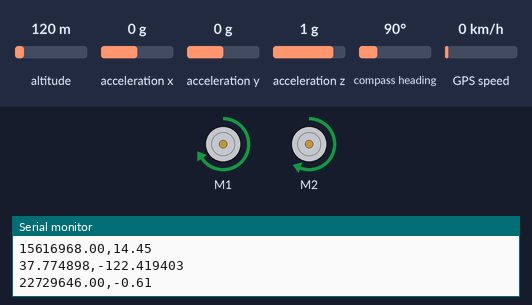
Recording of a sketch running on a simulated Arduino Uno, built with avr-gcc and run on an emulated ATmega328P. Parts: 2 × DC motor (green arrow = forward, orange = backward, longer = faster), the last lines printed to the serial monitor. Inputs (shaded band) come from the test bench; at power-on: compass heading 90°, altitude 120 m, acceleration x 0 g, acceleration y 0 g, acceleration z 1 g, GPS speed 0 km/h. The GPS gets a fix after 3 s at 37.7749, -122.4194 with 8 satellites.

Above: at 4.1 s.
4.2 s: compass heading set to 7°
At 6.0 s:
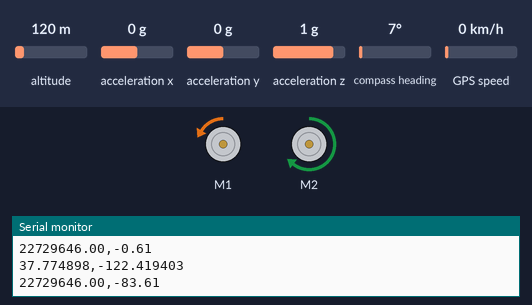
6.5 s: compass heading set to 180°
At 7.9 s:
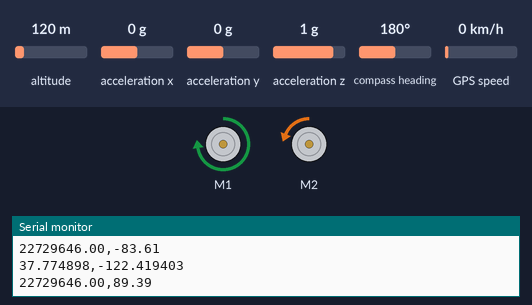
8.5 s: compass heading set to 269°
At 9.8 s:
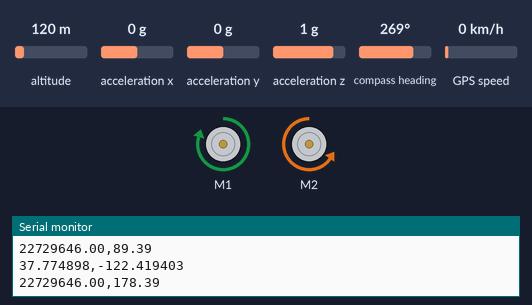
10.5 s: compass heading set to 352°
At 11.8 s:
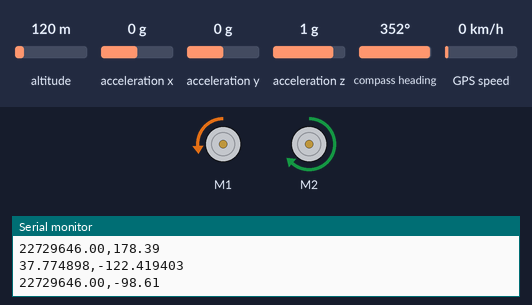
12.5 s: compass heading set to 1°
At 15.5 s:
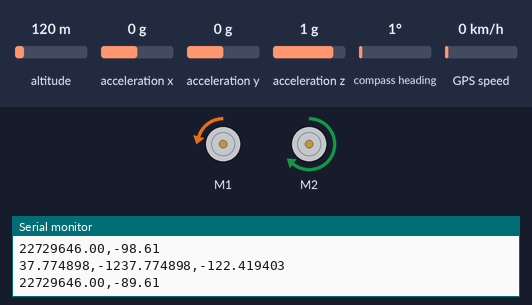
16.5 s: compass heading set to 90°
At 17.4 s:
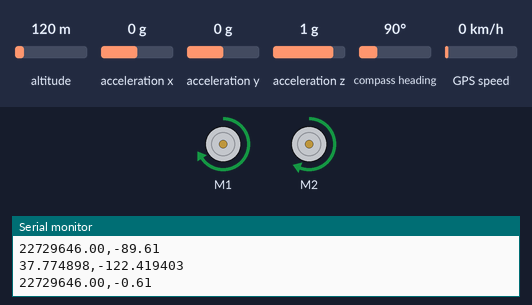
Timing chart, 0 to 19.5 s (numbered marks = the images above; inputs shaded):
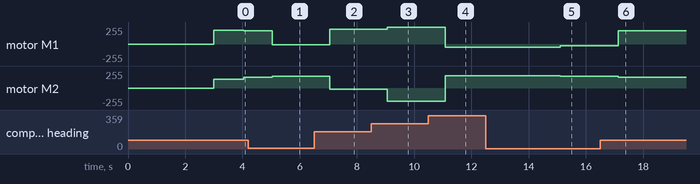

The sketch:

2_mission_GPS.ino
```cpp
#include <Wire.h>
#include <Adafruit_Sensor.h>
#include <Adafruit_BNO055.h>
#include <Adafruit_MotorShield.h>
#include <TinyGPS++.h>
#include<SoftwareSerial.h>

Adafruit_BNO055 bno = Adafruit_BNO055(55);

Adafruit_MotorShield AFMS = Adafruit_MotorShield();
Adafruit_DCMotor *motorRight = AFMS.getMotor(1);
Adafruit_DCMotor *motorLeft = AFMS.getMotor(2);

TinyGPSPlus tinyGPS;
SoftwareSerial gps(6,7);

double robot_rotation, goal_direction, direction_error, distance_error;
double robot_position_lat, robot_position_lng;
double position_lat_error, position_lng_error;
double mP, motorR_power, motorL_power;
int int_motorR_power, int_motorL_power;

double Kp = 1.4;
double Kp_forward = 200;
double goal_position_lat = 35.004695;
double goal_position_lng = 135.886764;


void setup( ) {
  Serial.begin(9600);
  AFMS.begin();
  gps.begin(9600);
  delay(2000);

  if (!bno.begin()) {
    Serial.print("ERROR, no BNO055 detected...");
    while (1);
  }
  smartDelay(1000);
  robot_position_lat = tinyGPS.location.lat();
  robot_position_lng = tinyGPS.location.lng();

  bno.setExtCrystalUse(true);

}
void loop( ) {

  sensors_event_t event;
  bno.getEvent(&event);

  robot_rotation = event.orientation.x;
  //  Serial.print(robot_rotation);
  //  Serial.print(",");

  robot_position_lat = tinyGPS.location.lat();
  robot_position_lng = tinyGPS.location.lng();

  distance_error = convertToGoalDistance(robot_position_lat, robot_position_lng, goal_position_lat, goal_position_lng);

  Serial.print(tinyGPS.location.lat(), 6);
  Serial.print(",");
  Serial.println(tinyGPS.location.lng(), 6);

  if (distance_error < 5) {
    motor(0, 0);
    Serial.print("Goal!!");
    delay(3000);
  }


  position_lat_error = goal_position_lat - robot_position_lat;
  position_lng_error = goal_position_lng - robot_position_lng;
  goal_direction = atan2(position_lng_error, position_lat_error) * 180 / M_PI;

  direction_error = convertToGoalCoordinates(goal_direction, robot_rotation);

  Serial.print(distance_error);
  Serial.print(",");
  Serial.println(direction_error);

  mP = (1 - abs(direction_error) / 180);
  //  mP = 1/ (1 + exp((abs(direction_error)-50)/10));

  motorR_power =  Kp * direction_error + mP * Kp_forward;
  motorL_power = -Kp * direction_error + mP * Kp_forward;

  int_motorR_power = (int) motorR_power;
  int_motorL_power = (int) motorL_power;

  //  Serial.print(int_motorR_power);
  //  Serial.print(",");
  //  Serial.println(int_motorL_power);
  Serial.println("");

  motor(int_motorR_power, int_motorL_power);
  smartDelay(1000);

}


double convertToGoalDistance(double Rlat, double Rlng, double Glat, double Glng) {
  double dis_lat, dis_lng, distance;
  dis_lat = (Glat - Rlat) * 110.94297;
  dis_lng = 111.3162 * cos(Rlat * M_PI / 180) * (Glng - Rlng);
  distance = sqrt(pow(dis_lat, 2) + pow(dis_lng, 2)) * 1000;
  return distance;
}

double convertToGoalCoordinates(double goal_direction, double robot_direction) {
  double robot_relative_direction;

  if (robot_direction > 180) {
    robot_direction = robot_direction - 360 ;
  }

  robot_relative_direction = robot_direction - goal_direction;
  if (robot_relative_direction > 180) {
    robot_relative_direction = robot_relative_direction - 360;
  } else if (robot_relative_direction < -180) {
    robot_relative_direction = robot_relative_direction + 360;
  }

  //  Serial.print("X: ");
  //  Serial.print(robot_direction, 4);
  //  Serial.print(" X: ");
  //  Serial.println(robot_relative_direction, 4);

  return robot_relative_direction;
}

void motor(int rightPower, int leftPower) {
  if (rightPower > 255) rightPower = 255;
  if (rightPower < -255) rightPower = -255;
  if (leftPower > 255) leftPower = 255;
  if (leftPower < -255) leftPower = -255;

  leftPower = leftPower * 0.8;

  if (rightPower > 0 && leftPower > 0) {
    motorRight  -> run(FORWARD);
    motorLeft   -> run(FORWARD);
    motorRight  -> setSpeed(rightPower);
    motorLeft   -> setSpeed(leftPower);
  }
  else if (rightPower > 0 && leftPower < 0) {
    motorRight  -> run(FORWARD);
    motorLeft   -> run(BACKWARD);
    motorRight  -> setSpeed(rightPower);
    motorLeft   -> setSpeed(-leftPower);
  }
  else if (rightPower < 0 && leftPower > 0) {
    motorRight  -> run(BACKWARD);
    motorLeft   -> run(FORWARD);
    motorRight  -> setSpeed(-rightPower);
    motorLeft   -> setSpeed(leftPower);
  }
  else if (rightPower < 0 && leftPower < 0) {
    motorRight  -> run(BACKWARD);
    motorLeft   -> run(BACKWARD);
    motorRight  -> setSpeed(-rightPower);
    motorLeft   -> setSpeed(-leftPower);
  }
  else {
    Serial.print("Stop!!");
    motorRight ->run(RELEASE);
    motorLeft  ->run(RELEASE);
  }
}

void smartDelay(unsigned long ms) {
  unsigned long start = millis();
  do {
    while (gps.available())
      tinyGPS.encode(gps.read());
  } while (millis() - start < ms);
}
```

Measured:
- after the input at 4.2 s, motor M1: forward 198/255 → backward 9/255 after 0.85 s; motor M2: forward 160/255 → forward 179/255 after 0.85 s
- after the input at 6.5 s, motor M1: backward 9/255 → forward 225/255 after 0.56 s; motor M2: forward 179/255 → backward 19/255 after 0.56 s
- after the input at 8.5 s, motor M1: forward 225/255 → forward 251/255 after 0.57 s; motor M2: backward 19/255 → backward 197/255 after 0.57 s
- after the input at 10.5 s, motor M1: forward 251/255 → backward 47/255 after 0.58 s; motor M2: backward 197/255 → forward 182/255 after 0.58 s
- after the input at 12.5 s, motor M1: backward 47/255 → backward 25/255 after 2.6 s; motor M2: forward 182/255 → forward 180/255 after 2.6 s
- after the input at 16.5 s, motor M1: backward 25/255 → forward 198/255 after 0.64 s; motor M2: forward 180/255 → forward 160/255 after 0.64 s
